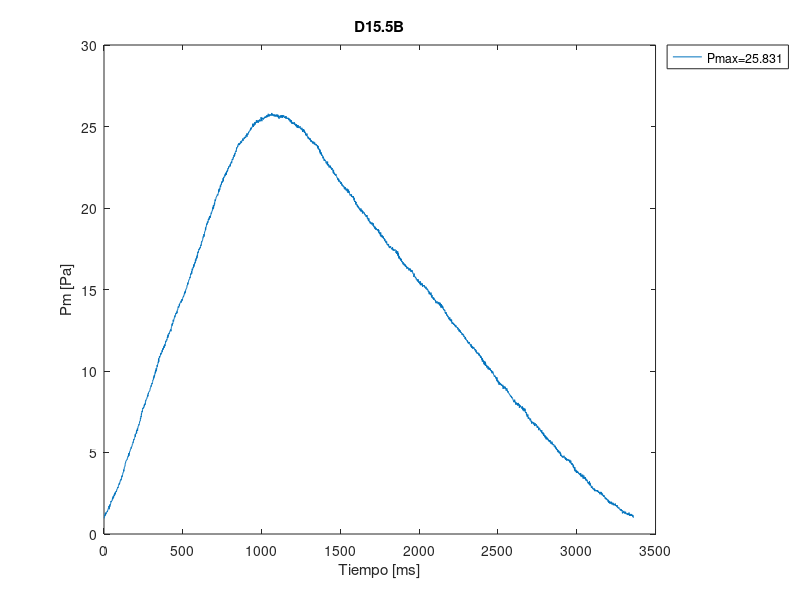

Reproduce this figure in MATLAB.
P = csvread ("D16C.csv");
y = P(1:end,1); %todos los datos de la primera columna

k = 1;
z = y>k; %guardar valores mayores de 1
%contar posiciones crecientes y decrecientes de los valores de P
idxu = 1;
idxd = 1;
for i=1:max(size(y))-1;
  if (z(i)== 0) && (z(i+1) == 1);
    u(idxu++)=i;
  end
  if (z(i)== 1) && (z(i+1) == 0);
    d(idxd++)=i;
  end
end

wmax = 0;
wmaxid = 1;

for i=1:max(size(d));
  w{i} = y(u(i):d(i));
  m = max(w{i});
  if m > wmax;
    wmax=m;
    wmaxid=i;
  end
end
plot(w{wmaxid})
title('D15.5B')
xlabel ("Tiempo [ms]")
ylabel ("Pm [Pa]")
%maxVal=max(max(y))
legend (['Pmax=', num2str(wmax)], "location", "northeastoutside");
